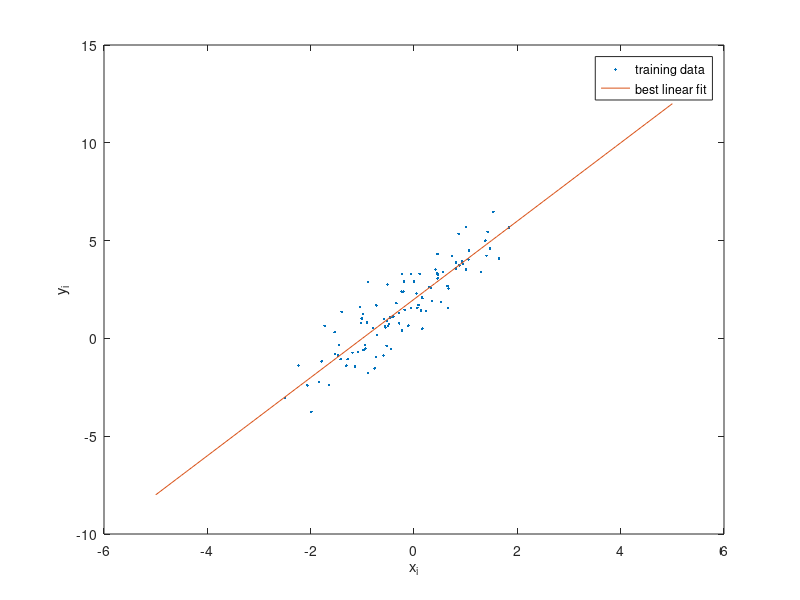

Reproduce this figure in MATLAB. (Note: this script raises an error after producing the figure.)
clear

clc

close all

n = 10;

P = n*10;

N = 2;

w = [2; 2];

A = [1*randn(P,1), ones(P,1)];

y = w(1)*A(:,1) + w(2) + N*randn(P,1)/w(1);

A(:,1) = A(:,1) ;%+ N*randn(P,1);

w_star = (A'*A)\(A'*y);

x = -5:0.1:5;

y_star = w(1)*x + w(2);

figure(1)
plot(A(:,1),y,'.',x,y_star)
legend({['training data'],['best linear fit']})
xlabel('x_i')
ylabel('y_i')


w_st_loc = zeros(2,n);
c = zeros(2,n+1);
c_shuff = zeros(2,n);
A_comp = zeros(2,2,n);
A_comp_shuff = zeros(2,2,n+1);
A_comp(:,:,n+1) = A'*A;
c(:,n+1) = A'*y;

perm = randperm(P);
for i = 1:n
    
    c(:,i) = A(1+(i-1)*(P/n):i*P/n,:)'*y(1+(i-1)*(P/n):i*P/n);
    
    A_comp(:,:,i) = A(1+(i-1)*(P/n):i*P/n,:)'*A(1+(i-1)*(P/n):i*P/n,:);
    
    w_st_loc(:,i) = A_comp(:,:,i)\c(:,i);
    
    c_shuff(:,i) = A(perm(1+(i-1)*(P/n):i*P/n),:)'*y(perm(1+(i-1)*(P/n):i*P/n));
    
    A_comp_shuff(:,:,i) = A(perm(1+(i-1)*(P/n):i*P/n),:)'*A(perm(1+(i-1)*(P/n):i*P/n),:);
    
end

T=10;
tau = 100;
r = 0.0002;

Tot_iter = tau*T;

w_train = zeros(2,tau*T,n);
w_train_shuff = zeros(2,tau*T,n);
w_train_centr = zeros(2,tau*T);

LF_train = zeros(1,tau*T);
LF_train_shuff = zeros(1,tau*T);
LF_train_centr = zeros(1,tau*T);

for t = 2:Tot_iter
    gr = 2*A_comp(:,:,n+1)*w_train_centr(:,t-1) - 2*c(:,n+1);
    
    w_train_centr(:,t) = w_train_centr(:,t-1) - r*gr;
    if rem(t,200) == 1
                 tau = ceil(tau/2);
    end
    
        if rem(t,200)==0 && t <=300
%     if t==200
        %Shuffle
        perm = Shuffle_Data(perm,w_train_shuff,n);
%         perm = randperm(P);
        for k = 1:n
            c_shuff(:,k) = A(perm(1+(k-1)*(P/n):k*P/n),:)'*y(perm(1+(k-1)*(P/n):k*P/n));
            
            A_comp_shuff(:,:,k) = A(perm(1+(k-1)*(P/n):k*P/n),:)'*A(perm(1+(k-1)*(P/n):k*P/n),:);
        end
    end
    %Distributed Updates
    for k = 1:n
        
        if rem(t,tau)==0
            % Global Update
            gr = 2*A_comp(:,:,k)*mean(w_train(:,t-1,:),3) - 2*c(:,k);
            
            w_train(:,t,k) = mean(w_train(:,t-1,:),3) - n*r*gr;
            
            gr = 2*A_comp_shuff(:,:,k)*mean(w_train_shuff(:,t-1,:),3) - 2*c_shuff(:,k);
            
            w_train_shuff(:,t,k) = mean(w_train_shuff(:,t-1,:),3) - n*r*gr;
            
        else
            %Local Update
            gr = 2*A_comp(:,:,k)*w_train(:,t-1,k) - 2*c(:,k);
            
            w_train(:,t,k) = w_train(:,t-1,k) - n*r*gr;
            
            gr = 2*A_comp_shuff(:,:,k)*w_train_shuff(:,t-1,k) - 2*c_shuff(:,k);
            
            w_train_shuff(:,t,k) = w_train_shuff(:,t-1,k) - n*r*gr;
            
        end
    end
%     mean(w_train(:,t,:),3)
%     mean(w_train_shuff(:,t,:),3)
%     mean(w_train_centr(:,t,:),3)
    LF_train(t) = norm(A*squeeze(mean(w_train(:,t,:),3)) - y)^2;
    LF_train_shuff(t)  = norm(A*mean(w_train_shuff(:,t,:),3) - y)^2;
    LF_train_centr(t)  = norm(A*squeeze(w_train_centr(:,t)) - y)^2;
end



h=figure(2);
subplot(1,2,1)
hold on

plot(w_train_centr(1,:),w_train_centr(2,:),'k.','MarkerSize',8)
plot(mean(w_train(1,:,:),3),mean(w_train(2,:,:),3),'r.','MarkerSize',8)
plot(mean(w_train_shuff(1,:,:),3),mean(w_train_shuff(2,:,:),3),'m.','MarkerSize',8)
plot(w_star(1),w_star(2),'kO','MarkerSize',10)
plot(mean(w_st_loc(1,:)),mean(w_st_loc(2,:)),'rO','MarkerSize',10)
for i = 1:n
    plot(w_st_loc(1,i),w_st_loc(2,i),'bX','MarkerSize',10)
    %     plot(w_train(1,:,i),w_train(2,:,i),'b.','MarkerSize',3)
end
xlabel('Weight 1 (slope)')
ylabel('Weight 2 (bias)')
legend({['Centralized'],['Distributed'],['Distributed w/shuff.'],['Global min (all data)'],['Mean of global mins dist. data sets']...
    ,['Global min of dist. data sets']},'Location','southeast')



subplot(1,2,2)

hold on
plot(LF_train_centr(2:end-1),'k','LineWidth',2)
plot(LF_train(2:end-1),'r','LineWidth',2)
plot(LF_train_shuff(2:end-1),'m','LineWidth',2)
ylim([min(LF_train_centr(2:end))-0.02, min(LF_train_centr(2:end))+1.0])
ylabel('Loss Func.')
xlabel('Num. Epochs')
legend({['Centralized'],['Distributed w/shuff.'],['Distributed']})

set(h,'Position',1.0e+03 *[  0.1098    0.3234    1.2528    0.4384])


